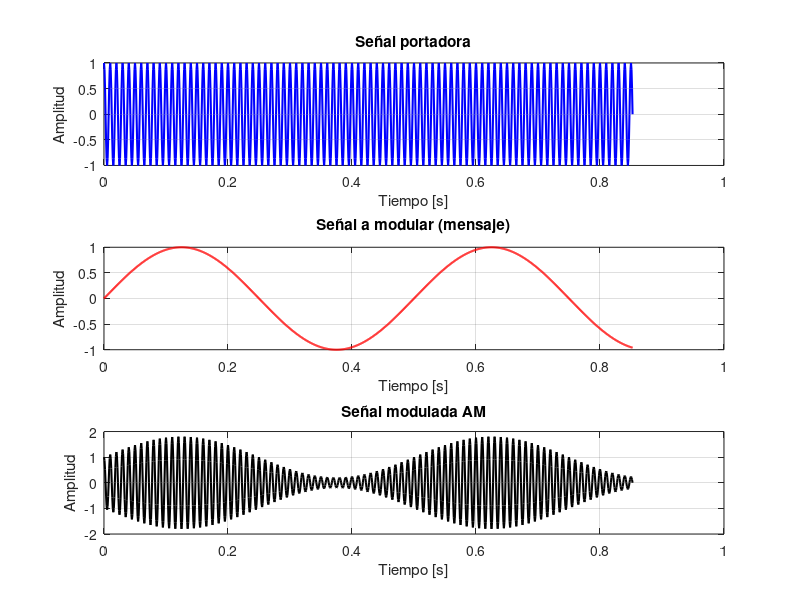

Recreate this plot in MATLAB.
% AM
clc, 
clear, 
close all;

N = 1024;               % Total de muestras
Fs = 1200;              % Frecuencia de muestreo [Hz]
Ts = 1/Fs;              % Periodo de muestreo [s]
t = (0:N-1).*Ts;        % Vector de muestras

Ac = 1;                 % Amplitud portadora
fp = 100;               % Frecuencia portadora
fm = 2;                 % Frecuencia señal a modular
ka = 0.8;                 % Índice modulación

p = cos(2*pi*fp*t);     % Señal portadora
m = sin(2*pi*fm*t);     % Señal a modular

s = Ac.*(1 + ka.*m).*p; % Señal modulada AM

% Graficar Modulación AM
figure;

subplot(3,1,1)
plot(t, p, 'b', 'LineWidth', 1.5)
title('Señal portadora')
xlabel('Tiempo [s]')
ylabel('Amplitud')
grid on

subplot(3,1,2)
plot(t, m, 'r', 'LineWidth', 1.5)
title('Señal a modular (mensaje)')
xlabel('Tiempo [s]')
ylabel('Amplitud')
grid on

subplot(3,1,3)
plot(t, s, 'k', 'LineWidth', 1.5)
title('Señal modulada AM')
xlabel('Tiempo [s]')
ylabel('Amplitud')
grid on
